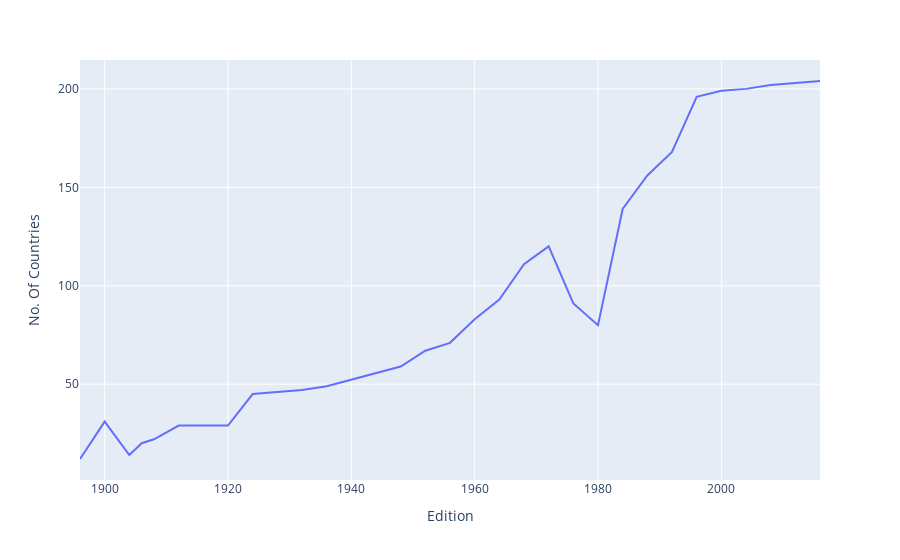

Notebook cell for this chart:
### Code cell
fig.show()

### Figure 1 — Plotly figure (JSON) as saved in the notebook; plotly's stock layout.template omitted (floating-point values rounded to 4 significant figures)
{"data": [{"hovertemplate": "Edition=%{x}<br>No. Of Countries=%{y}<extra></extra>", "legendgroup": "", "line": {"color": "#636efa", "dash": "solid"}, "marker": {"symbol": "circle"}, "mode": "lines", "name": "", "orientation": "v", "showlegend": false, "type": "scatter", "x": [1896, 1900, 1904, 1906, 1908, 1912, 1920, 1924, 1928, 1932, 1936, 1948, 1952, 1956, 1960, 1964, 1968, 1972, 1976, 1980, 1984, 1988, 1992, 1996, 2000, 2004, 2008, 2012, 2016], "xaxis": "x", "y": [12, 31, 14, 20, 22, 29, 29, 45, 46, 47, 49, 59, 67, 71, 83, 93, 111, 120, 91, 80, 139, 156, 168, 196, 199, 200, 202, 203, 204], "yaxis": "y"}], "layout": {"autosize": true, "legend": {"tracegroupgap": 0}, "margin": {"t": 60}, "xaxis": {"anchor": "y", "autorange": true, "domain": [0, 1], "range": [1896, 2016], "title": {"text": "Edition"}, "type": "linear"}, "yaxis": {"anchor": "x", "autorange": true, "domain": [0, 1], "range": [1.333, 214.7], "title": {"text": "No. Of Countries"}, "type": "linear"}}}
